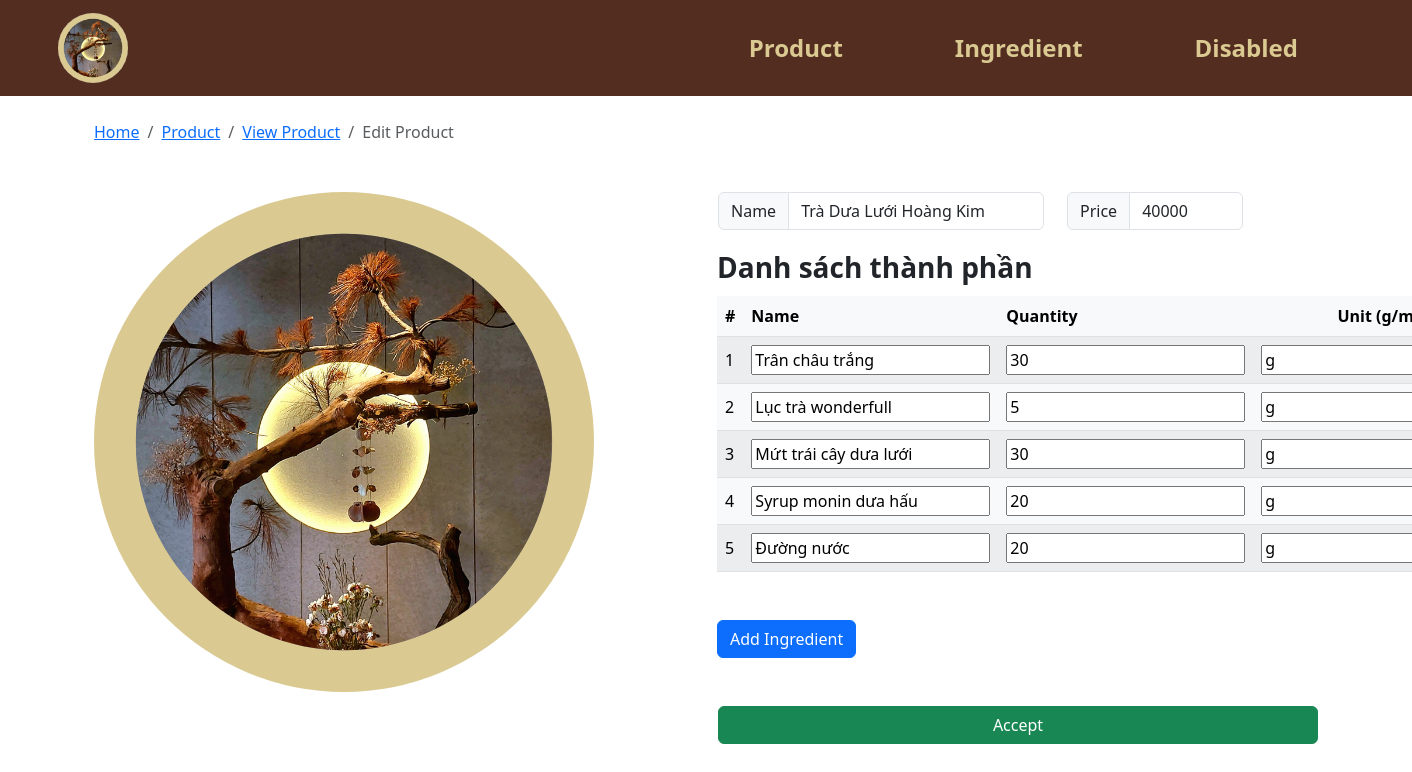
Screenshot of /product_edit.php?p_id=101 with the database file from the repository.
### tables this page shows
CREATE TABLE `product` (
  `p_id` int(100) NOT NULL COMMENT 'id sản phẩm',
  `p_name` varchar(255) NOT NULL COMMENT 'tên sản phẩm ',
  `p_price` int(255) NOT NULL COMMENT 'giá sản phẩm'
);

CREATE TABLE `ingredient` (
  `i_id` int(100) NOT NULL,
  `Product_p_id` int(255) NOT NULL,
  `Ingredient_defaut_id_id` int(100) NOT NULL,
  `i_quantity` int(100) NOT NULL,
  `i_unit` enum('g','ml') NOT NULL
);

CREATE TABLE `ingredient_defaut` (
  `id_id` int(100) NOT NULL COMMENT 'Gốc Id',
  `id_name` varchar(255) DEFAULT NULL COMMENT 'Gốc tên',
  `id_import_quantity` int(255) DEFAULT NULL COMMENT 'Gốc số lượng nhập',
  `id_unit` enum('g','ml') DEFAULT NULL COMMENT 'Gốc đơn vị',
  `id_import_price` int(255) DEFAULT NULL COMMENT 'Gốc giá nhập'
);

### product_edit.php (the view, shortened to what this page needs)
<!DOCTYPE html>
<html lang="en">
<head>
    <?php
    include("head.php");
    include("conn_db.php");
    ?>
</head>
<body>
    <?php
    include("header.php");
    if(isset($_GET["p_id"])){
        $p_id = $_GET["p_id"];
    }
    $query_product = "SELECT p.* FROM product p  WHERE p.p_id = {$p_id}  LIMIT 0,1";
    $result_product = $mysqli->query($query_product);
    $product_row = $result_product->fetch_array();
    ?>
    <div class="container px-5 py-4">
        <nav aria-label="breadcrumb">
            <ol class="breadcrumb">
                <li class="breadcrumb-item"><a href="index.php">Home</a></li>
                <li class="breadcrumb-item"><a href="product.php">Product</a></li>
                <li class="breadcrumb-item"><a href="product_view.php?p_id=<?=$p_id?>">View Product</a></li>
                <li class="breadcrumb-item active" aria-current="page">Edit Product</li>
            </ol>
        </nav>
        <form action="product_edit.php" class="mt-5" method="POST" id="shop-body">
            <div class="row row-cols-1 row-cols-md-2 mb-5">
                <div class="col mb-3 mb-md-0 logo">
                    <img src='img/logo.png' class="img-fluid rounded-25 float-start">
                </div>
                <div class="col text-wrap">
                    <div class="row input-group">
                        <div class="col-7">
                            <div class="input-group mb-3">
                                <span class="input-group-text" id="inputGroup-sizing-default">Name</span>
                                <input name="p_name" type="text" class="form-control" aria-label="Sizing example input"
                                    aria-describedby="inputGroup-sizing-default"
                                    value="<?php echo $product_row["p_name"] ?>" required>
                            </div>
                        </div>
                        <div class="col-4">
                            <div class="input-group mb-3">
                                <span class="input-group-text" id="inputGroup-sizing-default">Price</span>
                                <input name="p_price" type="text" class="form-control" aria-label="Sizing example input"
                                    aria-describedby="inputGroup-sizing-default"
                                    value="<?php echo $product_row["p_price"] ?>" required>
                            </div>
                        </div>
                        <br>
                        <div class="mt-0">
                            <div class="fs-3 mb-2 fw-bold"> Danh sách thành phần</div>
                            <table
                                class="table rounded-5 table-light table-striped table-hover align-middle caption-top mb-5">
                                <thead class="bg-light">
                                    <tr>
                                        <th scope="col-1">#</th>
                                        <th scope="col-4">Name</th>
                                        <th scope="col-4">Quantity</th>
                                        <th class="text-center" scope="col">Unit (g/ml)</th>
                                    </tr>
                                </thead>
                                <tbody id="table">
                                    <?php
                                    $query_ingredient = "SELECT i.*, id.* FROM ingredient i, ingredient_defaut id  WHERE Product_p_id = {$p_id} AND id.id_id = Ingredient_defaut_id_id";
                                    $result_ingredient = $mysqli->query($query_ingredient);
                                    ?>
                                    <?php $i = 1;
                                    while ($ingredient_row = $result_ingredient->fetch_array()) { ?>
                                        <tr>
                                            <td>
                                                <?php echo $i++; ?>
                                            </td>
                                            <td class="w-25">
                                                <input type="text" class=""
                                                    value="<?php echo $ingredient_row["id_name"]; ?>"></input>
                                            </td>
                                            <td class="text-center w-25">
                                                <input type="text" class=""
                                                    value="<?php echo $ingredient_row["i_quantity"]; ?>"></input>
                                            </td>
                                            <td class="text-center">
                                                <input type="text" class=""
                                                    value="<?php echo $ingredient_row["i_unit"]; ?>"></input>
                                            </td>
                                        </tr>
                                    <?php } ?>
                                </tbody>
                            </table>
                        </div>
                        <div class="form-amount text-start">
                            <button class="btn btn-primary">Add Ingredient</button>
                        </div>
                    </div>
                    <button class="btn btn-success mt-5 w-100" name="edit_product_cfm" type="submit">Accept</button>
                </div>
            </div>
        </form>
    </div>
</body>
</html>

### rows the page displays
product: p_name "Trà Dưa Lưới Hoàng Kim", p_price "40000"
ingredient: Ingredient_defaut_id.id_name "Trân châu trắng", i_quantity "30", i_unit "g"
ingredient: Ingredient_defaut_id.id_name "Lục trà wonderfull", i_quantity "5", i_unit "g"
ingredient: Ingredient_defaut_id.id_name "Mứt trái cây dưa lưới", i_quantity "30", i_unit "g"
ingredient: Ingredient_defaut_id.id_name "Syrup monin dưa hấu", i_quantity "20", i_unit "g"
ingredient: Ingredient_defaut_id.id_name "Đường nước", i_quantity "20", i_unit "g"
